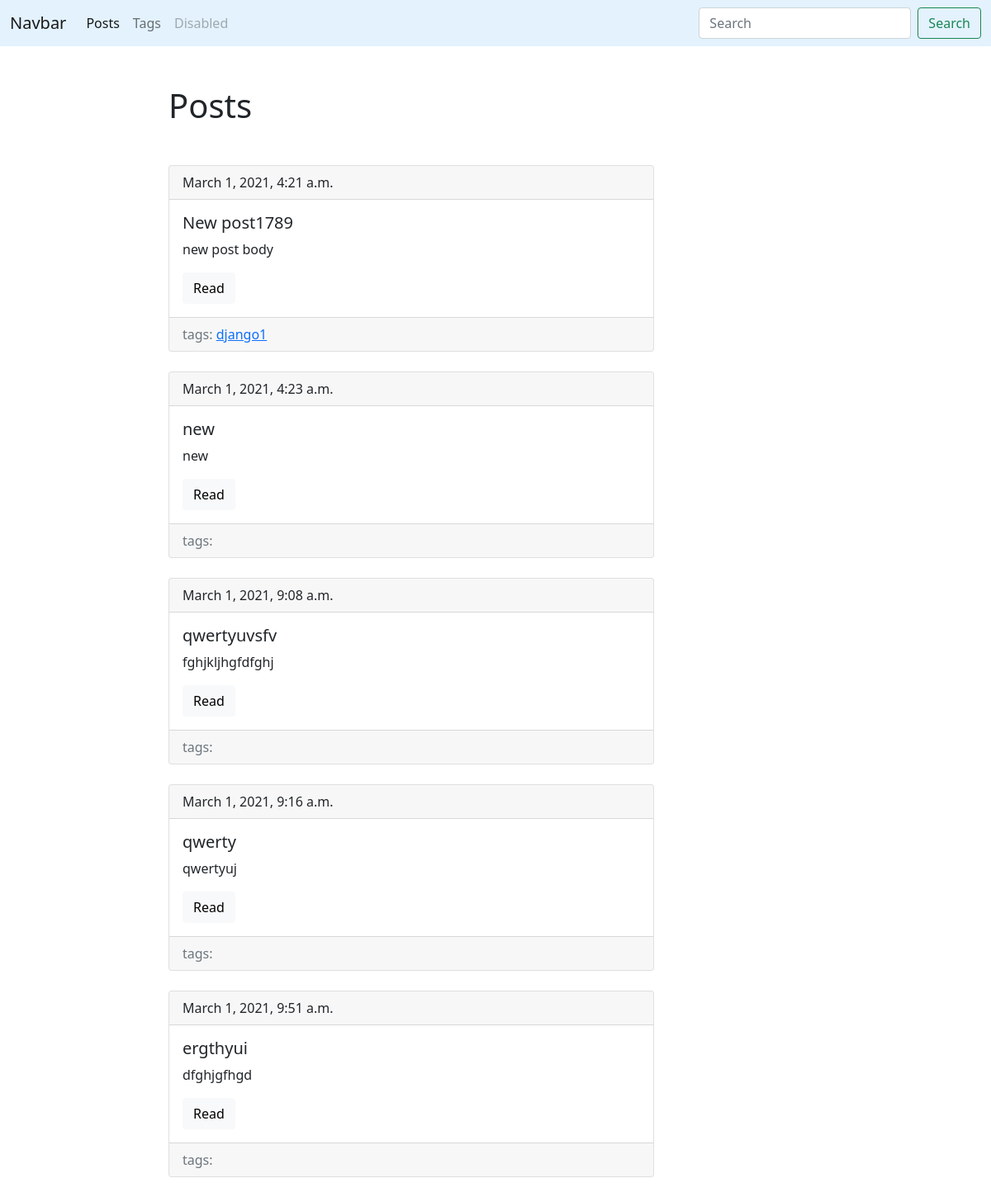
/blog/, run on an earlier commit of the app's database.
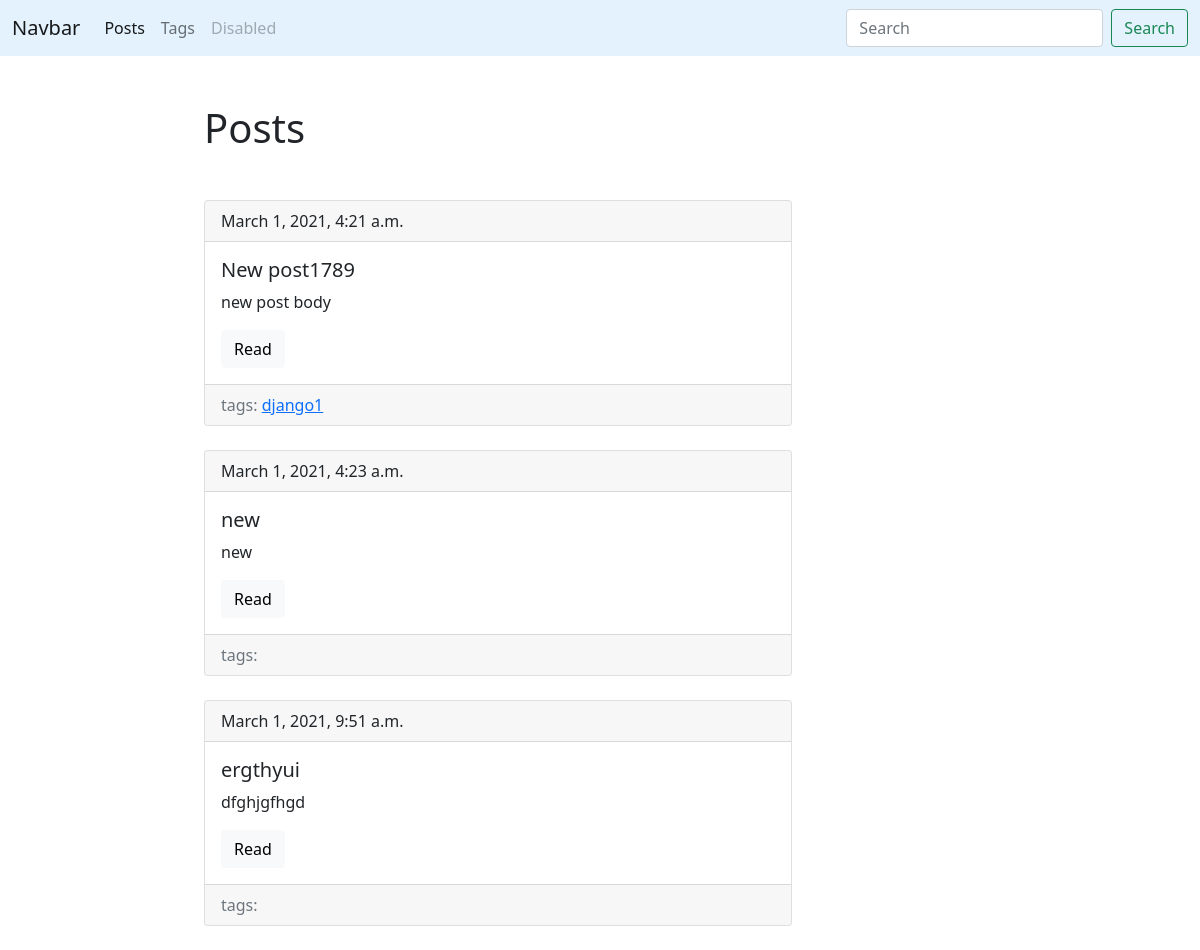
And on a later commit of the database.
### blog/models.py (models this page shows, shortened)
class Post(models.Model):
    title = models.CharField(max_length=150, db_index=True)
    slug = models.SlugField(max_length=150, blank=True, unique=True)
    body = models.TextField(blank=True, db_index=True)
    tags = models.ManyToManyField('Tag', blank=True, related_name='posts')
    date_pub = models.DateTimeField(auto_now_add=True)
    def get_absolute_url(self):
        return reverse('post_detail', kwargs={'slug':self.slug})

class Tag(models.Model):
    title = models.CharField(max_length=50)
    slug = models.SlugField(max_length=50, unique=True)
    def get_absolute_url(self):
        return reverse('tag_detail', kwargs={'slug':self.slug})

### blog/views.py (the view)
# urls.py: path('', posts_list, name='posts_list'),
def posts_list(request):
    posts = Post.objects.all()
    return render(request, 'blog/index.html', locals())

### blog/templates/blog/index.html (shortened to what this page needs)
{% extends 'blog/base.html' %}
{%block content%}
    <h1 class='mb-5'>Posts</h1>
    {% for post in posts %}
         {% include 'blog/includes/post_card.html' %}
    {% endfor %}
{% endblock %}

### blog/templates/blog/includes/post_card.html
<div class="card mb-4">
    <div class="card-header">
      {{ post.date_pub }}
    </div>
    <div class="card-body">
      <h5 class="card-title">{{ post.title }}</h5>
      <p class="card-text">{{ post.body|truncatewords:15 }}</p>
      <a href="{{ post.get_absolute_url }}" class="btn btn-light">Read</a>
    </div>
    <div class="card-footer text-muted">
      tags:
      {% for tag in post.tags.all %}
        <a href="{{ tag.get_absolute_url }}">{{ tag.title }}</a>
      {% endfor %}
    </div>
</div>

What changed in the data, as far as the page shows it:
removed Post: date_pub "March 1, 2021, 9:08 a.m.", title "qwertyuvsfv", body "fghjkljhgfdfghj"
removed Post: date_pub "March 1, 2021, 9:16 a.m.", title "qwerty", body "qwertyuj"
